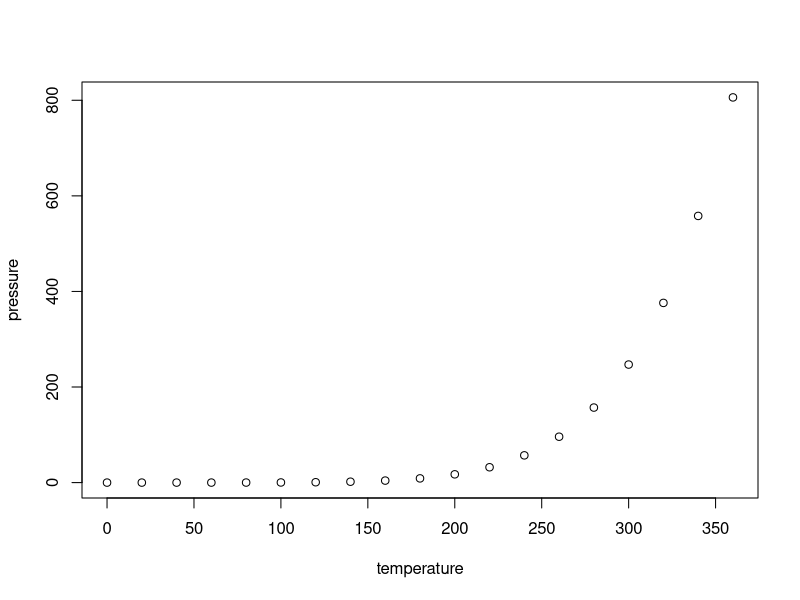
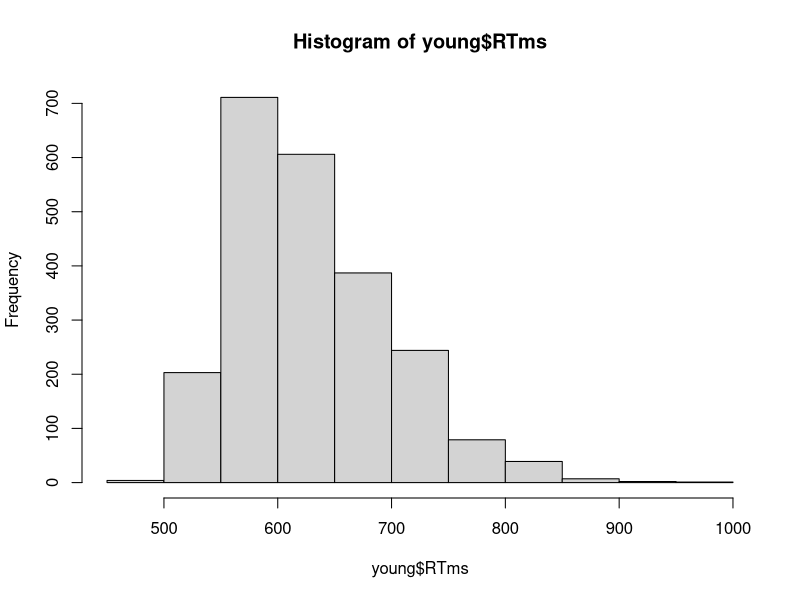
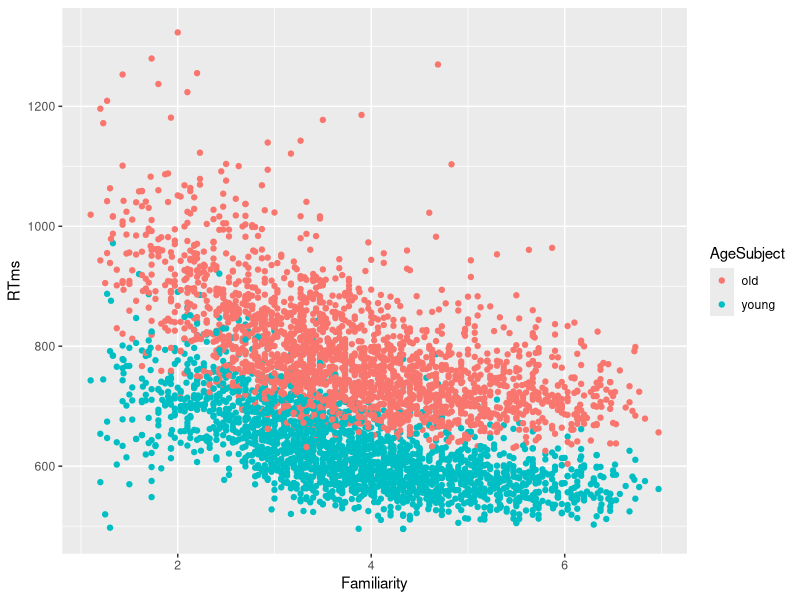
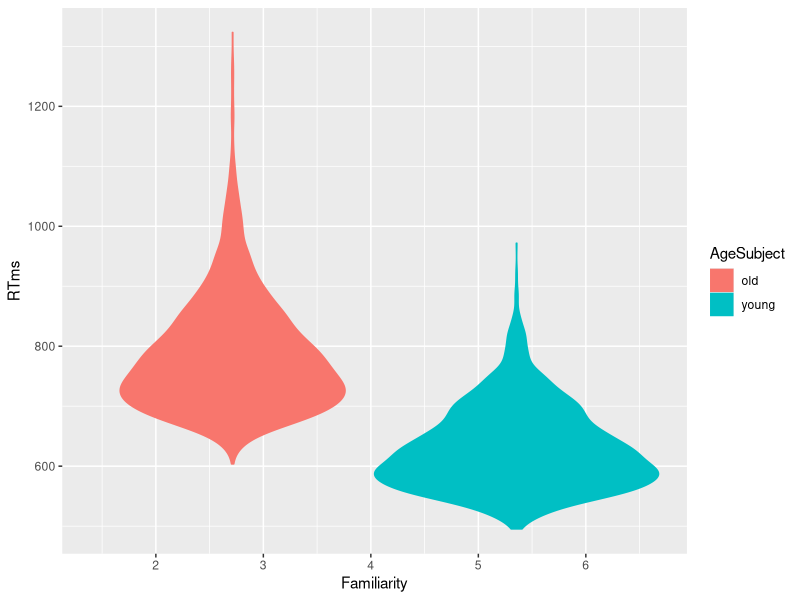
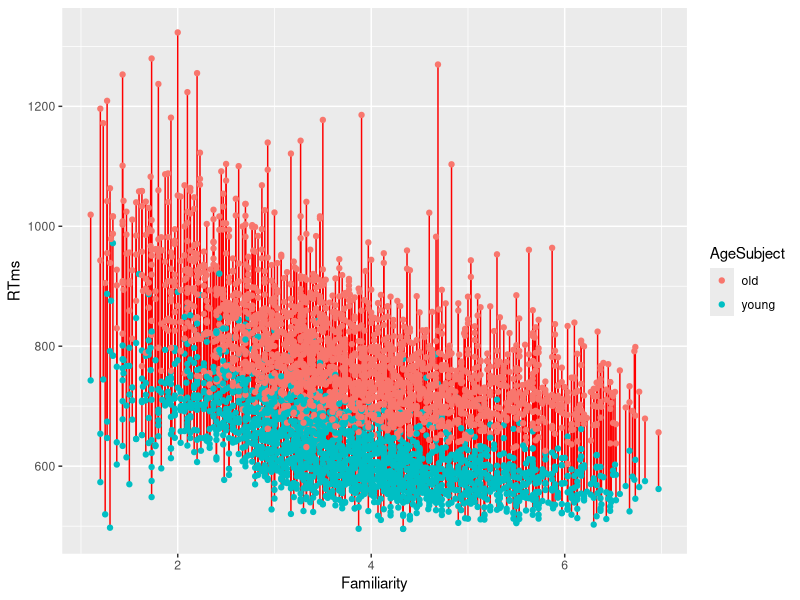
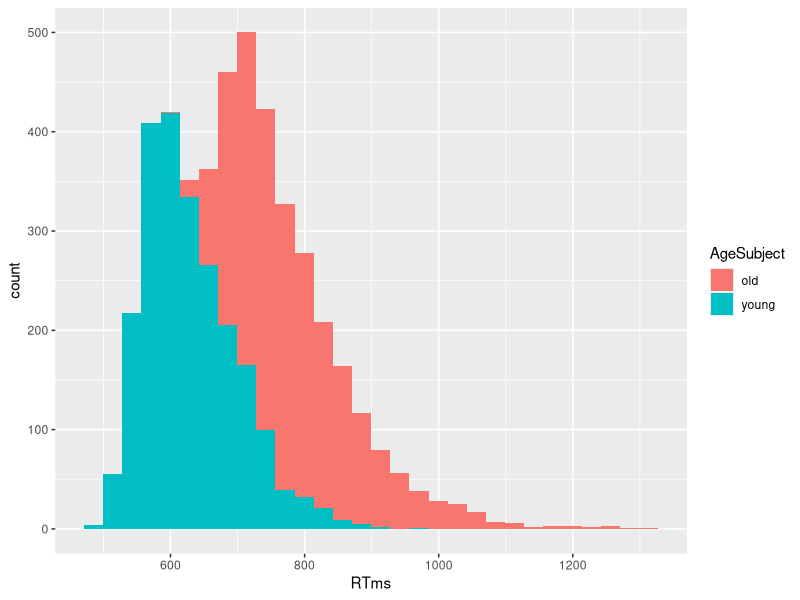
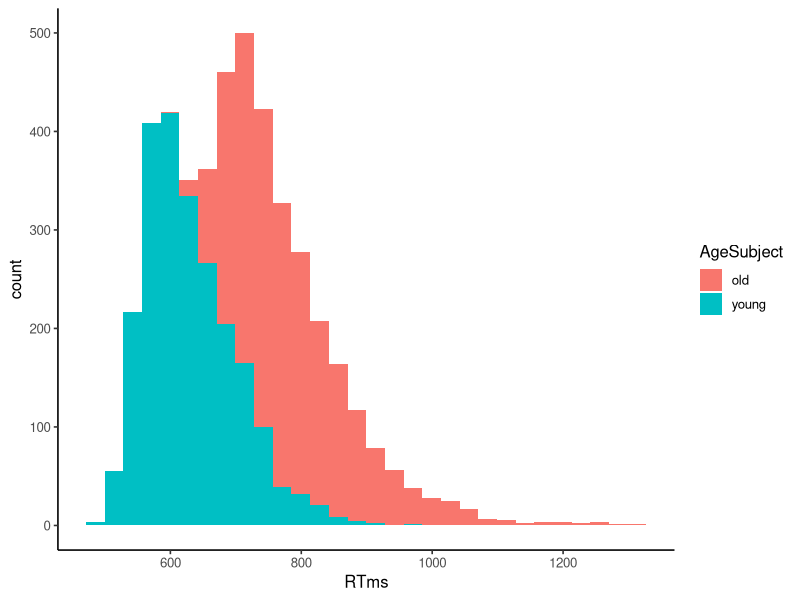
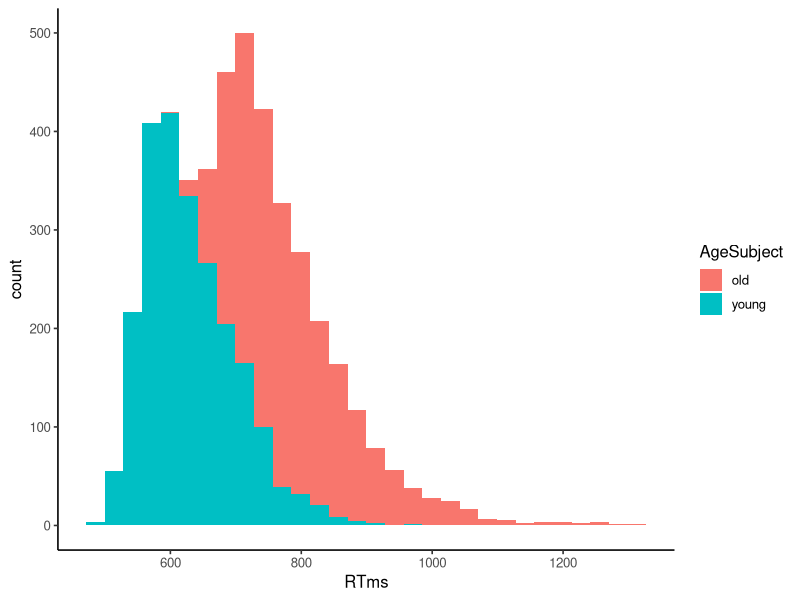

Write R code to recreate these figures, in order. (Note: this script raises an error after producing the figures.)
## ---- chunk 1
knitr::opts_chunk$set(echo = TRUE)
## ---- chunk 2
summary(cars)
## ---- chunk 3
plot(pressure)
## ---- chunk 4
library(tidyverse)
d = read_csv("english.csv")
d$RTms = exp(d$RTlexdec)
#filter(d, Word == "puck" |
#         Word == "gong" | 
#         Word == "treat")

filtered_d = filter(d, Word %in% c("puck", "gong", "treat")) %>%
  select(Word, RTms, AgeSubject, Familiarity) %>%
  arrange(RTms)
#TODO: your code here

filtered_d
## ---- chunk 5
young = filter(d, AgeSubject == "young")
hist(young$RTms)
## ---- chunk 6
mean(d$RTms)

group_by(d, AgeSubject, WordCategory) %>%
  summarise(meanRT = mean(RTms),
            medianRT = median(RTms),
            maxRT = max(RTms),
            minRT = min(RTms),
            meanWrittenFrequency = mean(WrittenFrequency)) %>%
  select(AgeSubject, WordCategory, meanWrittenFrequency)


## ---- chunk 7
group_by(d, AgeSubject) %>%
  mutate(meanRT.byage = mean(RTms),
         diff.from.age.mean = RTms - meanRT.byage) %>%
  select(Word, RTms, meanRT.byage, diff.from.age.mean) %>%
  arrange(-diff.from.age.mean)

group_by(d, AgeSubject) %>%
  mutate(meanRT.byage = mean(RTms)) %>%
  select(AgeSubject, meanRT.byage)
## ---- chunk 8
# scatterplot: geom_point()
ggplot(d, aes(x=Familiarity, y=RTms, colour=AgeSubject)) +
  geom_point() 
## ---- chunk 9
# violin plot (powerful but violin plots are not so useful in many cases)
ggplot(d, aes(x=Familiarity, y=RTms, colour=AgeSubject, fill=AgeSubject)) +
  geom_violin() 
## ---- chunk 10
# plot that makes points....and then add lines
ggplot(d, aes(x=Familiarity, y=RTms, colour=AgeSubject, fill=AgeSubject, group=Word)) +
  geom_line(colour="red") + 
  geom_point()  
## ---- chunk 11
# histogram
(ggplot(d, aes(x=RTms, fill=AgeSubject)) +
  geom_histogram() )
## ---- chunk 12
# now do the colored histogram by word
ggplot(d, aes(x=RTms, fill=AgeSubject)) +
  geom_histogram() +
  theme_classic(12)

head(d)

read_csv("english.csv") %>%
  mutate(RTms = exp(RTlexdec)) %>%
  ggplot(aes(x=RTms, fill=AgeSubject)) +
  geom_histogram() +
  theme_classic(12)
## ---- chunk 13
ggplot(d, aes(x=WrittenFrequency, y=RTms, colour=AgeSubject)) +
  geom_point(colour="brick")
## ---- chunk 14
smallset = sample_n(d, 60)
ggplot(d, aes(x=WrittenFrequency, y=RTms, colour=AgeSubject, label=Word)) +
  geom_text()
## ---- chunk 15
filter(d, Word == "jape"| Word == "skiff")
